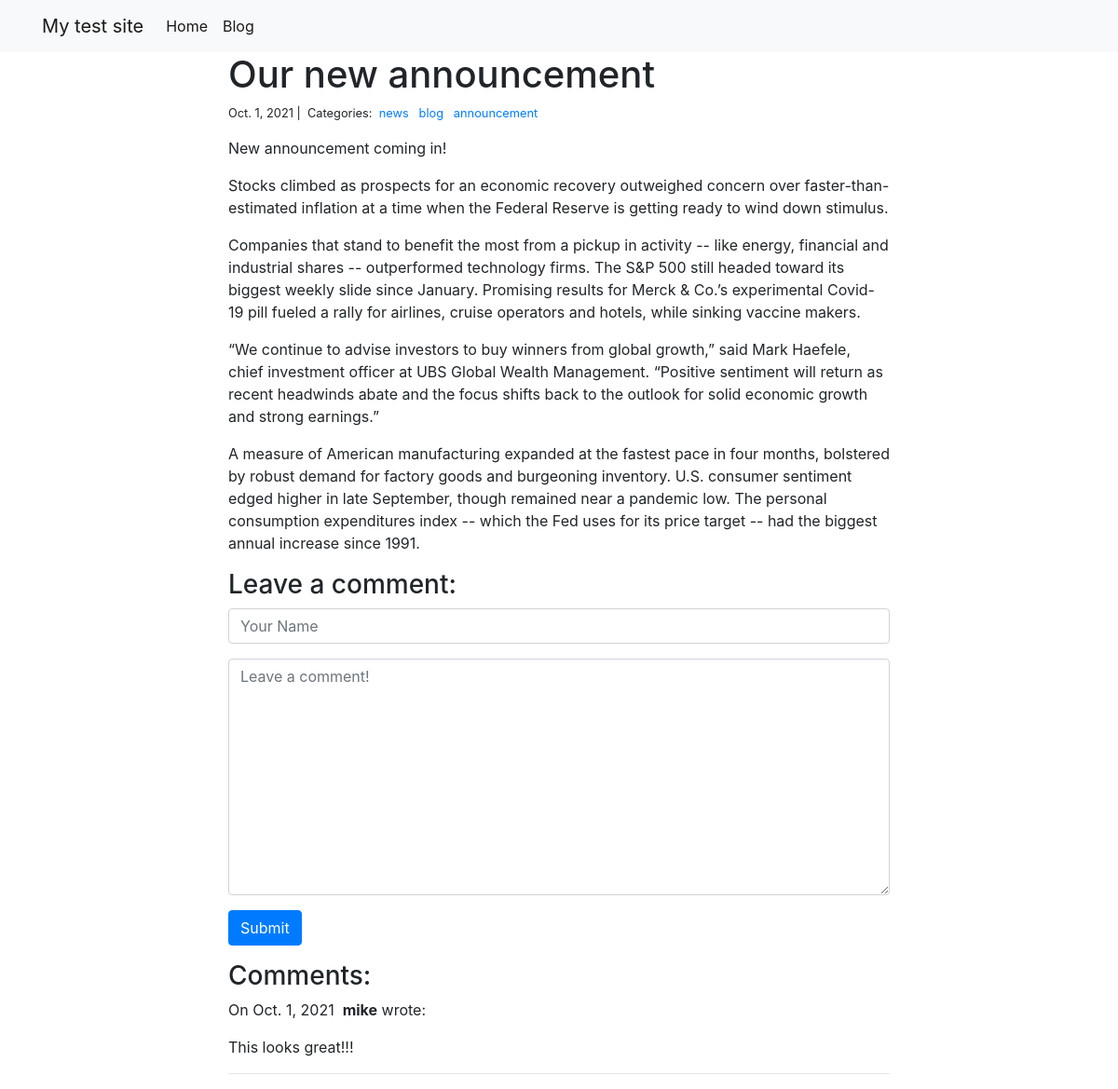
The app's page /blog/2/ with its own data.
### blog/models.py (models this page shows)
class Post(models.Model):
    title = models.CharField(max_length=255)
    body = models.TextField()
    created_on = models.DateTimeField(auto_now_add=True)
    last_modified = models.DateTimeField(auto_now=True)
    categories = models.ManyToManyField('Category', related_name='posts')

class Category(models.Model):
    name = models.CharField(max_length=20)

class Comment(models.Model):
    author = models.CharField(max_length=60)
    body = models.TextField()
    created_on = models.DateTimeField(auto_now_add=True)
    post = models.ForeignKey('Post', on_delete=models.CASCADE)

### blog/views.py (the view, shortened to what this page needs)
# urls.py: path("<int:pk>/", views.blog_detail, name="blog_detail"),
def blog_detail(request, pk):
    post = Post.objects.get(pk=pk)
    form = CommentForm()
    comments = Comment.objects.filter(post=post)
    context = {
        "post": post,
        "comments": comments,
        "form": form,
    }
    return render(request, "blog_detail.html", context)

### blog/forms.py
class CommentForm(forms.Form):
    author = forms.CharField(
        max_length=60,
        widget=forms.TextInput(attrs={
            "class": "form-control",
            "placeholder": "Your Name"
        })
    )
    body = forms.CharField(widget=forms.Textarea(
        attrs={
            "class": "form-control",
            "placeholder": "Leave a comment!"
        })
    )

### blog/templates/blog_detail.html (shortened to what this page needs)
{% extends "base.html" %}
{% block page_content %}
<div class="col-md-8 offset-md-2">
    <h1>{{ post.title }}</h1>
    <small>
        {{ post.created_on.date }} |&nbsp;
        Categories:&nbsp;
        {% for category in post.categories.all %}
        <a href="{% url 'blog_category' category.name %}">
            {{ category.name }}
        </a>&nbsp;
        {% endfor %}
    </small>
    <p>{{ post.body | linebreaks }}</p>
    <h3>Leave a comment:</h3>
    <form action="/blog/{{ post.pk }}/" method="post">
        <div class="form-group">
            {{ form.author }}
        </div>
        <div class="form-group">
            {{ form.body }}
        </div>
        <button type="submit" class="btn btn-primary">Submit</button>
    </form>
    <h3>Comments:</h3>
    {% for comment in comments %}
    <p>
        On {{comment.created_on.date }}&nbsp;
        <b>{{ comment.author }}</b> wrote:
    </p>
    <p>{{ comment.body }}</p>
    <hr>
    {% endfor %}
</div>
{% endblock %}

### template/base.html (shortened to what this page needs)
<link rel="stylesheet" href="https://stackpath.bootstrapcdn.com/bootstrap/4.1.3/css/bootstrap.min.css"
>
<nav class="navbar navbar-expand-lg navbar-light bg-light">
    <div class="container">
        <a class="navbar-brand" href="{% url 'project_index' %}">My test site</a>
        <div class="collapse navbar-collapse" id="navbarSupportedContent">
            <ul class="navbar-nav mr-auto">
                <li class="nav-item active">
                    <a class="nav-link" href="{% url 'project_index' %}">Home</a>
                </li>
                <li class="nav-item active">
                    <a class="nav-link" href="{% url 'blog_index' %}">Blog</a>
                </li>
            </ul>
        </div>
    </div>
</nav>
<div class="container">
    {% block page_content %}{% endblock %}
</div>

### records on screen
Post: title "Our new announcement", created_on "Oct. 1, 2021", body "New announcement coming in! Stocks climbed as prospects for an economic recovery outweighed concern over faster-than-estimated inflation at a time when the Federal Reserve is getting ready to wind down stimulus. Companies that stand to benefit the most from a pickup in activity -- like energy, financial and industrial shares -- outperformed technology firms. The S&P 500 still headed toward its biggest weekly slide since January. Promising results for Merck & Co.’s experimental Covid-19 pill fueled a rally for airlines, cruise operators and hotels, while sinking vaccine makers. “We continue to advise investors to buy winners from global growth,” said Mark Haefele, chief investment officer at…"
Category: name "news"
Category: name "blog"
Category: name "announcement"
Comment: created_on "Oct. 1, 2021", author "mike", body "This looks great!!!"
